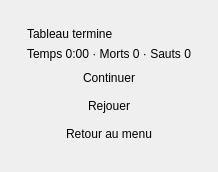
<?xml version="1.0" encoding="UTF-8"?>
<ui version="4.0">
 <class>LevelCompleteScreen</class>
 <widget class="QWidget" name="LevelCompleteScreen">
  <layout class="QVBoxLayout" name="outerLayout">
   <!-- Recouvrement plein cadre (LOT-59 TACHE-03), meme patron que PauseScreen.ui : menu centre
        par les extenseurs haut/bas, fond translucide pose en code. Un seul ecran parametre pour
        fin de tableau ET fin de sequence (LevelCompleteScreen::setSequenceComplete) : ils
        partagent tout sauf le titre et la presence des boutons Continuer/Rejouer. -->
   <item>
    <spacer name="topSpacer">
     <property name="orientation"><enum>Qt::Vertical</enum></property>
    </spacer>
   </item>
   <item>
    <layout class="QHBoxLayout" name="centerRow">
     <item>
      <spacer name="leftSpacer">
       <property name="orientation"><enum>Qt::Horizontal</enum></property>
      </spacer>
     </item>
     <item>
      <widget class="hmi::ParchmentPanel" name="menuCard">
       <layout class="QVBoxLayout" name="cardLayout">
        <item>
         <widget class="QLabel" name="titleLabel">
          <property name="text"><string>Tableau termine</string></property>
         </widget>
        </item>
        <item>
         <spacer name="titleSpacer">
          <property name="orientation"><enum>Qt::Vertical</enum></property>
     <property name="sizeHint" stdset="0"><size><width>0</width><height>0</height></size></property>
         </spacer>
        </item>
        <!-- Bilan du tableau (LOT-68) : UNE ligne, pas trois colonnes. Trois libelles cote a
             cote elargissaient la carte bien au-dela de celle de la pause, alors que les deux
             recouvrements doivent occuper la meme place. -->
        <item>
         <widget class="QLabel" name="summaryLabel">
          <property name="alignment"><set>Qt::AlignCenter</set></property>
          <property name="text"><string>Temps 0:00 · Morts 0 · Sauts 0</string></property>
         </widget>
        </item>
        <item>
         <widget class="hmi::MenuEntryButton" name="continueButton">
          <property name="cursor"><cursorShape>PointingHandCursor</cursorShape></property>
          <property name="text"><string>Continuer</string></property>
          <property name="flat"><bool>true</bool></property>
         </widget>
        </item>
        <item>
         <widget class="hmi::MenuEntryButton" name="replayButton">
          <property name="cursor"><cursorShape>PointingHandCursor</cursorShape></property>
          <property name="text"><string>Rejouer</string></property>
          <property name="flat"><bool>true</bool></property>
         </widget>
        </item>
        <item>
         <widget class="hmi::MenuEntryButton" name="returnToMenuButton">
          <property name="cursor"><cursorShape>PointingHandCursor</cursorShape></property>
          <property name="text"><string>Retour au menu</string></property>
          <property name="flat"><bool>true</bool></property>
         </widget>
        </item>
       </layout>
      </widget>
     </item>
     <item>
      <spacer name="rightSpacer">
       <property name="orientation"><enum>Qt::Horizontal</enum></property>
      </spacer>
     </item>
    </layout>
   </item>
   <item>
    <spacer name="bottomSpacer">
     <property name="orientation"><enum>Qt::Vertical</enum></property>
    </spacer>
   </item>
  </layout>
 </widget>
 <customwidgets>
  <customwidget>
   <class>hmi::ParchmentPanel</class>
   <extends>QWidget</extends>
   <header>HMI/Interface/ParchmentPanel.h</header>
   <container>1</container>
  </customwidget>
  <customwidget>
   <class>hmi::MenuEntryButton</class>
   <extends>QPushButton</extends>
   <header>HMI/Interface/MenuEntryButton.h</header>
  </customwidget>
 </customwidgets>
 <resources/>
 <connections/>
</ui>
